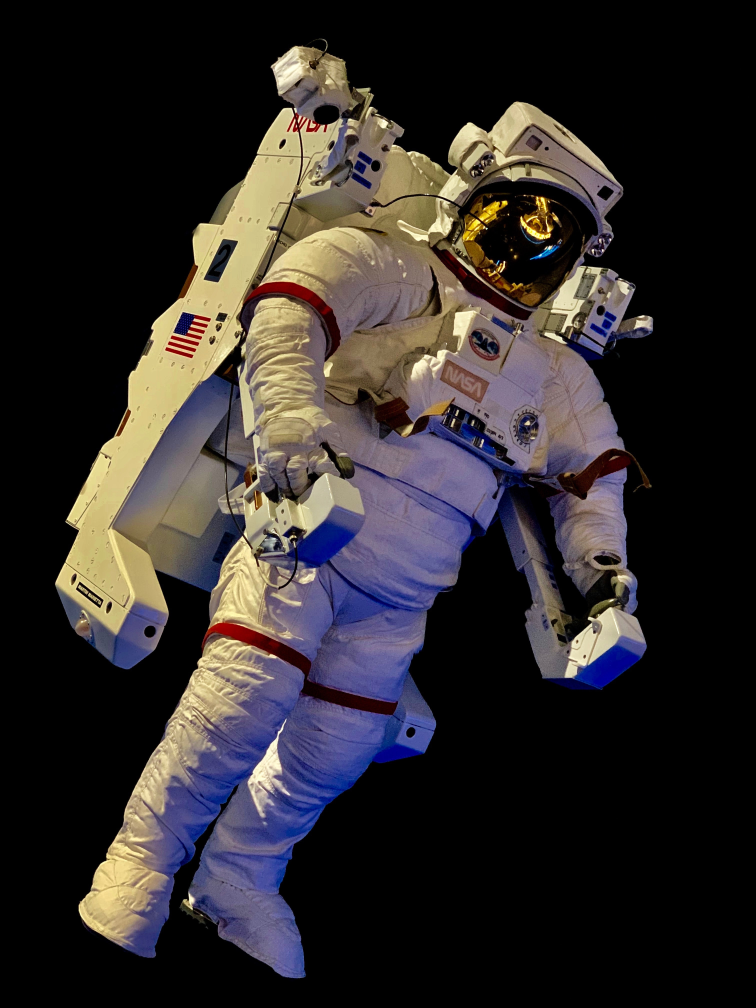
#> input picture Image Processing using Pillow/Pokedex/astro.jpg, 3024 x 4032 px (shown at 1/4 size)
$ python astro.py
#> lines starting #> are read from the running program, lines starting #| are printed output that depends on the picture
from PIL import Image, ImageFilter
img = Image.open('./Pokedex/astro.jpg')
#> img is the input picture: PIL image 3024x4032 RGB; mean R, G, B 48.1, 43.3, 42.9
img.thumbnail((900, 565))
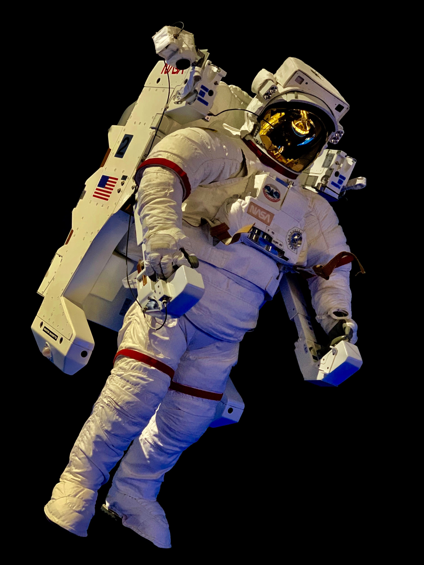
#> img: PIL image 424x565 RGB; mean R, G, B 48.1, 43.3, 42.9
img.save("thumbnail.png",'png')
print(img.size)
#| (424, 565)
